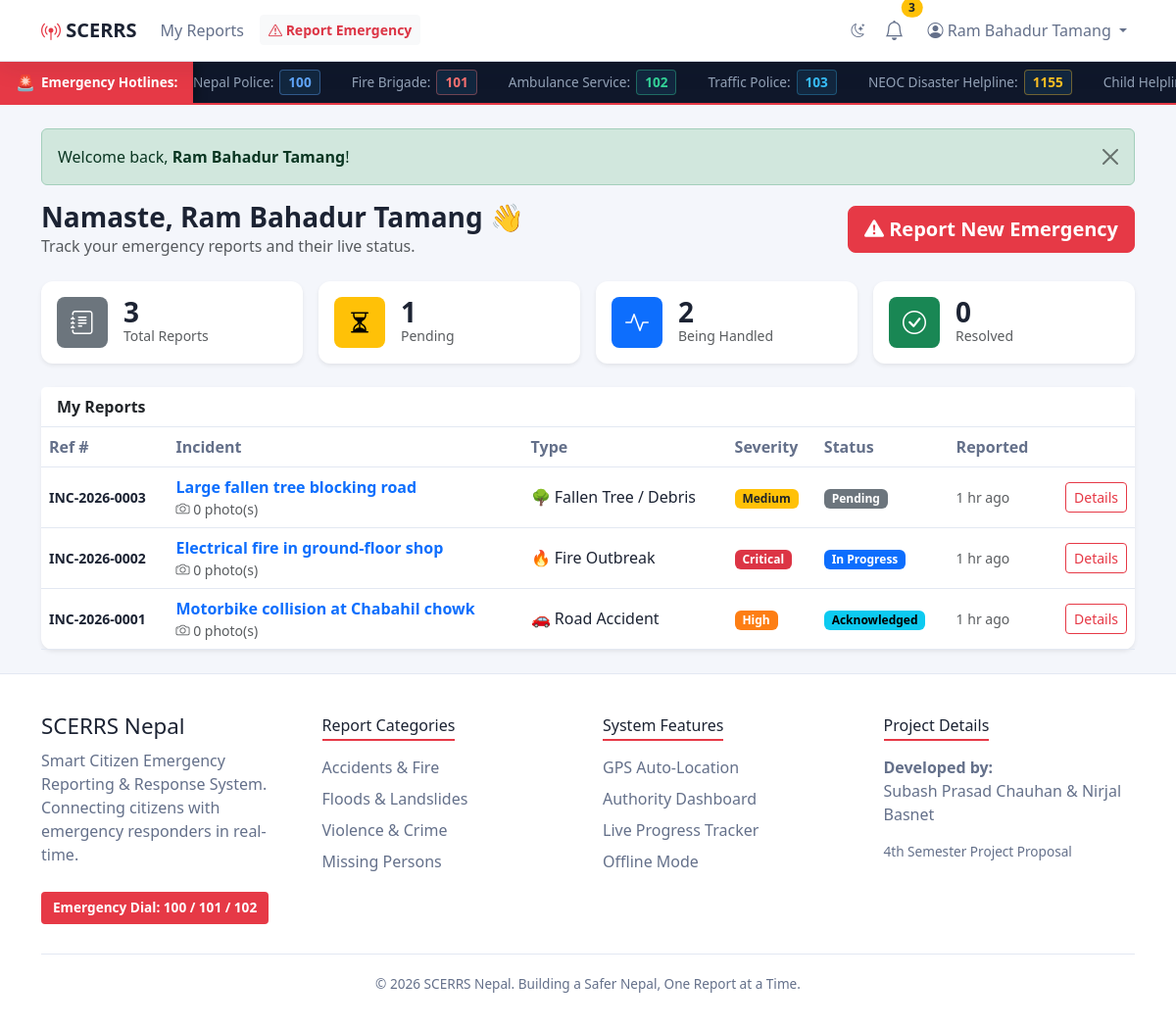
Screenshot of /citizen/dashboard.php (signed in) with the database file from the repository.
### tables this page shows
CREATE TABLE users (
  id             INT UNSIGNED AUTO_INCREMENT PRIMARY KEY,
  name           VARCHAR(120) NOT NULL,
  first_name     VARCHAR(80)  DEFAULT NULL,
  middle_name    VARCHAR(80)  DEFAULT NULL,
  last_name      VARCHAR(80)  DEFAULT NULL,
  email          VARCHAR(150) NOT NULL UNIQUE,
  phone          VARCHAR(20)  DEFAULT NULL,
  country        VARCHAR(60)  DEFAULT 'Nepal',
  identity_type  ENUM('citizenship','passport') DEFAULT 'citizenship',
  identity_no    VARCHAR(50)  DEFAULT NULL,
  province       VARCHAR(60)  DEFAULT NULL,
  district       VARCHAR(60)  DEFAULT NULL,
  municipality   VARCHAR(120) DEFAULT NULL,
  tole           VARCHAR(120) DEFAULT NULL,
  ward_no        SMALLINT UNSIGNED DEFAULT NULL,
  officer_id     VARCHAR(50)  DEFAULT NULL,
  designation    VARCHAR(100) DEFAULT NULL,
  official_email VARCHAR(150) DEFAULT NULL,
  dept_address   VARCHAR(255) DEFAULT NULL,
  password       VARCHAR(255) NOT NULL,
  role           ENUM('citizen','authority','admin') NOT NULL DEFAULT 'citizen',
  department_id  INT UNSIGNED DEFAULT NULL,
  active         TINYINT(1) NOT NULL DEFAULT 1,
  created_at     TIMESTAMP DEFAULT CURRENT_TIMESTAMP,
  CONSTRAINT fk_users_department FOREIGN KEY (department_id) REFERENCES departments(id) ON DELETE SET NULL,
  INDEX idx_users_role (role)
);

CREATE TABLE incidents (
  id           INT UNSIGNED AUTO_INCREMENT PRIMARY KEY,
  ref_no       VARCHAR(20) NOT NULL UNIQUE,
  user_id      INT UNSIGNED NOT NULL,
  category_id  INT UNSIGNED NOT NULL,
  title        VARCHAR(150) NOT NULL,
  description  TEXT NOT NULL,
  latitude     DECIMAL(10,7) NOT NULL,
  longitude    DECIMAL(10,7) NOT NULL,
  address      VARCHAR(255) DEFAULT NULL,
  severity     ENUM('low','medium','high','critical') NOT NULL DEFAULT 'medium',
  status       ENUM('pending','acknowledged','in_progress','resolved','rejected') NOT NULL DEFAULT 'pending',
  created_at   TIMESTAMP DEFAULT CURRENT_TIMESTAMP,
  updated_at   TIMESTAMP DEFAULT CURRENT_TIMESTAMP ON UPDATE CURRENT_TIMESTAMP,
  CONSTRAINT fk_incidents_user     FOREIGN KEY (user_id)     REFERENCES users(id)     ON DELETE CASCADE,
  CONSTRAINT fk_incidents_category FOREIGN KEY (category_id) REFERENCES categories(id),
  INDEX idx_incidents_status   (status),
  INDEX idx_incidents_category (category_id),
  INDEX idx_incidents_created  (created_at)
);

CREATE TABLE categories (
  id            INT UNSIGNED AUTO_INCREMENT PRIMARY KEY,
  name          VARCHAR(100) NOT NULL UNIQUE,
  department_id INT UNSIGNED NOT NULL,
  icon          VARCHAR(10)  DEFAULT '⚠️',
  active        TINYINT(1) NOT NULL DEFAULT 1,
  CONSTRAINT fk_categories_department FOREIGN KEY (department_id) REFERENCES departments(id),
  INDEX idx_categories_active (active)
);

### config/db.php (called while the page is built, shortened)
<?php
function db(): PDO
{
    static $pdo = null;
    if ($pdo === null) {
        $dsn = sprintf('mysql:host=%s;port=%s;dbname=%s;charset=utf8mb4', DB_HOST, DB_PORT, DB_NAME);
        try {
            $pdo = new PDO($dsn, DB_USER, DB_PASS, [
                PDO::ATTR_ERRMODE            => PDO::ERRMODE_EXCEPTION,
                PDO::ATTR_DEFAULT_FETCH_MODE => PDO::FETCH_ASSOC,
                PDO::ATTR_EMULATE_PREPARES   => false,
            ]);
        } catch (PDOException $e) {
            http_response_code(500);
            exit('Database connection failed. Please make sure MySQL is running and the "scerrs" database is imported (see database/scerrs.sql).');
        }
    }
    return $pdo;
}

### citizen/dashboard.php (the view, shortened to what this page needs)
<?php
$user = require_role('citizen');
$stats = db()->prepare(
    'SELECT
        COUNT(*) AS total,
        SUM(status = "pending")      AS pending,
        SUM(status IN ("acknowledged","in_progress")) AS active,
        SUM(status = "resolved")     AS resolved
     FROM incidents WHERE user_id = ?'
);
$stats->execute([$user['id']]);
$stats = $stats->fetch();
$stmt = db()->prepare(
    'SELECT i.*, c.name AS category_name, c.icon,
            (SELECT COUNT(*) FROM incident_media m WHERE m.incident_id = i.id) AS media_count
     FROM incidents i JOIN categories c ON c.id = i.category_id
     WHERE i.user_id = ?
     ORDER BY i.created_at DESC
     LIMIT 50'
);
$stmt->execute([$user['id']]);
$incidents = $stmt->fetchAll();
require __DIR__ . '/../includes/header.php';
?>
<div class="d-flex flex-wrap justify-content-between align-items-center mb-4 gap-2">
  <div>
    <h3 class="fw-bold mb-0">Namaste, <?= e($user['name']) ?> 👋</h3>
    <p class="text-muted mb-0">Track your emergency reports and their live status.</p>
  </div>
  <a href="<?= url('citizen/report_new.php') ?>" class="btn btn-danger btn-lg fw-semibold">
    <i class="bi bi-exclamation-triangle-fill"></i> Report New Emergency
  </a>
</div>
<div class="row g-3 mb-4">
  <?php
  $cards = [
      ['Total Reports',   $stats['total'] ?? 0, 'bi-journal-text', 'secondary'],
      ['Pending',         (int)($stats['pending'] ?? 0), 'bi-hourglass-split', 'warning'],
      ['Being Handled',   (int)($stats['active'] ?? 0), 'bi-activity', 'primary'],
      ['Resolved',        (int)($stats['resolved'] ?? 0), 'bi-check-circle', 'success'],
  ];
  foreach ($cards as [$label, $value, $icon, $color]): ?>
    <div class="col-6 col-lg-3">
      <div class="card border-0 shadow-sm stat-card">
        <div class="card-body d-flex align-items-center gap-3">
          <div class="stat-icon text-bg-<?= $color ?> rounded-3"><i class="bi <?= $icon ?>"></i></div>
          <div>
            <div class="fs-3 fw-bold lh-1"><?= (int)$value ?></div>
            <div class="text-muted small"><?= e($label) ?></div>
          </div>
        </div>
      </div>
    </div>
  <?php endforeach; ?>
</div>
<div class="card border-0 shadow-sm">
  <div class="card-header bg-white fw-semibold">My Reports</div>
  <?php if (!$incidents): ?>
    <div class="card-body text-center text-muted py-5">
      <i class="bi bi-inbox fs-1 d-block mb-2"></i>
      You have not reported any emergencies yet.
    </div>
  <?php else: ?>
    <div class="table-responsive">
      <table class="table table-hover align-middle mb-0">
        <thead class="table-light">
          <tr>
            <th>Ref #</th><th>Incident</th><th>Type</th><th>Severity</th><th>Status</th><th>Reported</th><th></th>
          </tr>
        </thead>
        <tbody>
          <?php foreach ($incidents as $i): ?>
            <tr>
              <td class="fw-semibold small"><?= e($i['ref_no']) ?></td>
              <td>
                <a class="text-decoration-none fw-semibold" href="<?= url('citizen/report_view.php?id=' . $i['id']) ?>">
                  <?= e($i['title']) ?>
                </a>
                <div class="text-muted small"><i class="bi bi-camera"></i> <?= (int)$i['media_count'] ?> photo(s)</div>
              </td>
              <td><?= e($i['icon']) ?> <?= e($i['category_name']) ?></td>
              <td><?= severity_badge($i['severity']) ?></td>
              <td><?= status_badge($i['status']) ?></td>
              <td class="small text-muted" title="<?= e($i['created_at']) ?>"><?= e(time_ago($i['created_at'])) ?></td>
              <td class="text-end">
                <a class="btn btn-sm btn-outline-danger" href="<?= url('citizen/report_view.php?id=' . $i['id']) ?>">Details</a>
              </td>
            </tr>
          <?php endforeach; ?>
        </tbody>
      </table>
    </div>
  <?php endif; ?>
</div>
<?php require __DIR__ . '/../includes/footer.php'; ?>

### includes/header.php (shortened to what this page needs)
<?php
$fluid       = $fluid       ?? false;
$user        = current_user();
$unread      = 0;
if ($user) {
    $stmt = db()->prepare('SELECT COUNT(*) FROM notifications WHERE user_id = ? AND is_read = 0');
    $stmt->execute([$user['id']]);
    $unread = (int)$stmt->fetchColumn();
}
?>
<!DOCTYPE html>
<html lang="en">
<head>
<link href="https://cdn.jsdelivr.net/npm/bootstrap@5.3.3/dist/css/bootstrap.min.css" rel="stylesheet">
<link href="https://cdn.jsdelivr.net/npm/bootstrap-icons@1.11.3/font/bootstrap-icons.min.css" rel="stylesheet">
<link rel="stylesheet" href="<?= asset('assets/css/style.css') ?>">
</head>
<body>
<nav class="navbar navbar-expand-lg site-navbar sticky-top">
  <div class="container">
    <a class="navbar-brand fw-bold" href="<?= url('index.php') ?>">
      <i class="bi bi-broadcast-pin"></i> SCERRS
    </a>
    <div class="collapse navbar-collapse" id="mainNav">
      <ul class="navbar-nav me-auto">
        <?php if (!$user): ?>
          <li class="nav-item"><a class="nav-link" href="<?= url('index.php') ?>">Home</a></li>
        <?php elseif ($user['role'] === 'citizen'): ?>
          <li class="nav-item"><a class="nav-link" href="<?= url('citizen/dashboard.php') ?>">My Reports</a></li>
          <li class="nav-item"><a class="btn btn-light btn-sm text-danger fw-semibold ms-lg-2 mt-1" href="<?= url('citizen/report_new.php') ?>"><i class="bi bi-exclamation-triangle"></i> Report Emergency</a></li>
        <?php elseif ($user['role'] === 'authority'): ?>
          <li class="nav-item"><a class="nav-link" href="<?= url('authority/dashboard.php') ?>">Incidents</a></li>
          <li class="nav-item"><a class="nav-link" href="<?= url('authority/analytics.php') ?>">Analytics</a></li>
        <?php endif; ?>
      </ul>
      <ul class="navbar-nav ms-auto align-items-lg-center">
        <li class="nav-item me-lg-1">
          <button class="btn btn-sm border-0" id="themeToggle" type="button" title="Toggle light/dark theme" aria-label="Toggle theme">
            <i class="bi bi-moon-stars"></i>
          </button>
        </li>
        <?php if ($user): ?>
          <li class="nav-item me-lg-2">
            <a class="nav-link position-relative" href="<?= url('notifications.php') ?>" title="Notifications">
              <i class="bi bi-bell fs-5"></i>
              <?php if ($unread > 0): ?>
                <span class="position-absolute top-0 start-100 translate-middle badge rounded-pill bg-warning text-dark"><?= $unread ?></span>
              <?php endif; ?>
            </a>
          </li>
          <li class="nav-item dropdown">
            <a class="nav-link dropdown-toggle" href="#" data-bs-toggle="dropdown">
              <i class="bi bi-person-circle"></i> <?= e($user['name']) ?>
            </a>
          </li>
        <?php else: ?>
          <li class="nav-item"><a class="nav-link" href="<?= url('auth/login.php') ?>">Login</a></li>
          <li class="nav-item"><a class="btn btn-danger btn-sm ms-lg-2" href="<?= url('auth/register.php') ?>">Register</a></li>
        <?php endif; ?>
      </ul>
    </div>
  </div>
</nav>
<div class="emergency-marquee-container">
  <div class="marquee-label">
    <span class="pulse-icon">🚨</span> Emergency Hotlines:
  </div>
  <div class="marquee-wrapper">
    <div class="marquee-content">
      <span class="hotline-item police"><span class="agency-name">Nepal Police:</span> <a href="tel:100">100</a></span>
      <span class="hotline-item fire"><span class="agency-name">Fire Brigade:</span> <a href="tel:101">101</a></span>
      <span class="hotline-item ambulance"><span class="agency-name">Ambulance Service:</span> <a href="tel:102">102</a></span>
      <span class="hotline-item traffic"><span class="agency-name">Traffic Police:</span> <a href="tel:103">103</a></span>
      <span class="hotline-item disaster"><span class="agency-name">NEOC Disaster Helpline:</span> <a href="tel:1155">1155</a></span>
      <span class="hotline-item child"><span class="agency-name">Child Helpline:</span> <a href="tel:1098">1098</a></span>
    </div>
  </div>
</div>
<main class="<?= $fluid ? 'container-fluid px-0' : 'container py-4' ?>">
<?php foreach (get_flashes() as $f): ?>
  <div class="alert alert-<?= e($f['type']) ?> alert-dismissible fade show" role="alert">
    <?= $f['message']  ?>
    <button type="button" class="btn-close" data-bs-dismiss="alert"></button>
  </div>
<?php endforeach; ?>

### includes/functions.php (shortened to what this page needs)
<?php
function e(?string $value): string
{
    return htmlspecialchars((string)$value, ENT_QUOTES, 'UTF-8');
}
function url(string $path = ''): string
{
    return BASE_URL . ltrim($path, '/');
}
function asset(string $path): string
{
    $full = APP_ROOT . DIRECTORY_SEPARATOR . ltrim(str_replace('/', DIRECTORY_SEPARATOR, $path), DIRECTORY_SEPARATOR);
    $ver  = @filemtime($full) ?: time();
    return url($path) . '?v=' . $ver;
}
function get_flashes(): array
{
    $flashes = $_SESSION['flash'] ?? [];
    return $flashes;
}
function current_user(): ?array
{
    static $user = false;
    if ($user === false) {
        if (empty($_SESSION['user_id'])) {
            $user = null;
        } else {
            $stmt = db()->prepare(
                'SELECT u.*, d.name AS department_name, d.code AS department_code
                 FROM users u LEFT JOIN departments d ON d.id = u.department_id
                 WHERE u.id = ? AND u.active = 1'
            );
            $stmt->execute([$_SESSION['user_id']]);
            $user = $stmt->fetch() ?: null;
        }
    }
    return $user;
}
function require_login(): array
{
    $user = current_user();
    return $user;
}
function require_role(string ...$roles): array
{
    $user = require_login();
    return $user;
}
function status_label(string $status): string
{
    return match ($status) {
        'in_progress'  => 'In Progress',
        default        => ucfirst($status),
    };
}
function status_badge(string $status): string
{
    $color = match ($status) {
        'pending'      => 'secondary',
        'acknowledged' => 'info',
        'in_progress'  => 'primary',
        'resolved'     => 'success',
        'rejected'     => 'danger',
        default        => 'dark',
    };
    return '<span class="badge text-bg-' . $color . '">' . e(status_label($status)) . '</span>';
}
function severity_badge(string $severity): string
{
    return '<span class="badge badge-sev-' . e($severity) . '">' . e(ucfirst($severity)) . '</span>';
}
function time_ago(string $datetime): string
{
    $ts   = strtotime($datetime);
    $diff = time() - $ts;
    if ($diff < 86400)  return floor($diff / 3600) . ' hr ago';
    return date('M j, Y', $ts);
}

### rows the page displays
users: name "Ram Bahadur Tamang"
incidents: ref_no "INC-2026-0003", title "Large fallen tree blocking road", media_count "0", category.icon "🌳", category.name "Fallen Tree / Debris", severity "Medium", status "Pending", created_at "1 hr ago"
incidents: ref_no "INC-2026-0002", title "Electrical fire in ground-floor shop", media_count "0", category.icon "🔥", category.name "Fire Outbreak", severity "Critical", status "In Progress", created_at "1 hr ago"
incidents: ref_no "INC-2026-0001", title "Motorbike collision at Chabahil chowk", media_count "0", category.icon "🚗", category.name "Road Accident", severity "High", status "Acknowledged", created_at "1 hr ago"

### other values shown
$unread "3"
$f['message'] "Welcome back, Ram Bahadur Tamang !"
$value "3"
$label "Total Reports"
$value "1"
$label "Pending"
$value "2"
$label "Being Handled"
$value "0"
$label "Resolved"
